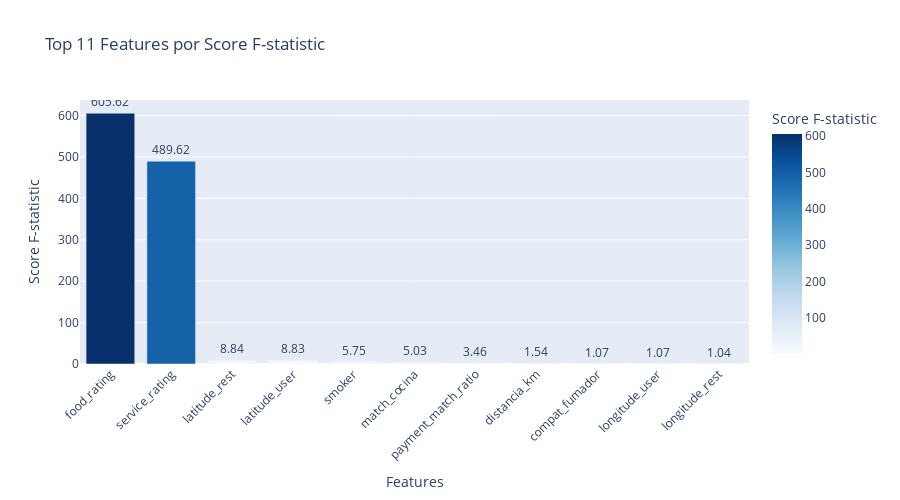

Notebook code cell kept with this figure:
### Code cell
# Preparar variables para SelectKBest
X = datos_escalados
y = datos_limpios['rating_category']

# Determinar k dinámicamente
n_features = X.shape[1]
k_optimo = min(10, n_features)  # Seleccionar top 10 o todas si hay menos

print(f"📊 Total de features disponibles: {n_features}")
print(f"📌 Seleccionando top {k_optimo} features\n")

# Usar f_classif porque rating_category es CATEGÓRICO
kb = SelectKBest(k=k_optimo, score_func=f_classif)
kb.fit(X, y)

# Obtener nombres de features seleccionadas
mejores_features = kb.get_feature_names_out()
print(f"✓ Mejores {len(mejores_features)} features seleccionadas:")
print(f"  {list(mejores_features)}\n")

# Crear DataFrame con scores de TODAS las features
scores = pd.DataFrame({
    'feature': X.columns,
    'score': kb.scores_,
    'p_value': kb.pvalues_
}).sort_values(by='score', ascending=False)

print("Top features por score F-statistic:")
print(scores.head(10).to_string(index=False))

# Visualizar scores con plotly
if n_features > 0:
    num_visualizar = min(20, n_features)
    top_scores = scores.head(num_visualizar)
    
    fig = px.bar(
        top_scores,
        x='feature',
        y='score',
        title=f'Top {num_visualizar} Features por Score F-statistic',
        labels={'feature': 'Features', 'score': 'Score F-statistic'},
        color='score',
        color_continuous_scale='blues',
        text='score'
    )
    
    fig.update_layout(
        xaxis_tickangle=-45,
        height=500,
        showlegend=False
    )
    
    fig.update_traces(texttemplate='%{text:.2f}', textposition='outside')
    
    fig.show()

### Figure 1 — Plotly figure (JSON) as saved in the notebook; plotly's stock layout.template omitted (floating-point values rounded to 4 significant figures)
{"data": [{"hovertemplate": "Features=%{x}<br>Score F-statistic=%{marker.color}<extra></extra>", "legendgroup": "", "marker": {"color": [605.6, 489.6, 8.842, 8.828, 5.75, 5.027, 3.456, 1.542, 1.07, 1.066, 1.036], "coloraxis": "coloraxis", "pattern": {"shape": ""}}, "name": "", "orientation": "v", "showlegend": false, "text": [605.6, 489.6, 8.842, 8.828, 5.75, 5.027, 3.456, 1.542, 1.07, 1.066, 1.036], "textposition": "outside", "texttemplate": "%{text:.2f}", "type": "bar", "x": ["food_rating", "service_rating", "latitude_rest", "latitude_user", "smoker", "match_cocina", "payment_match_ratio", "distancia_km", "compat_fumador", "longitude_user", "longitude_rest"], "xaxis": "x", "y": [605.6, 489.6, 8.842, 8.828, 5.75, 5.027, 3.456, 1.542, 1.07, 1.066, 1.036], "yaxis": "y"}], "layout": {"barmode": "relative", "coloraxis": {"colorbar": {"title": {"text": "Score F-statistic"}}, "colorscale": [[0, "rgb(247,251,255)"], [0.125, "rgb(222,235,247)"], [0.25, "rgb(198,219,239)"], [0.375, "rgb(158,202,225)"], [0.5, "rgb(107,174,214)"], [0.625, "rgb(66,146,198)"], [0.75, "rgb(33,113,181)"], [0.875, "rgb(8,81,156)"], [1, "rgb(8,48,107)"]]}, "height": 500, "legend": {"tracegroupgap": 0}, "showlegend": false, "title": {"text": "Top 11 Features por Score F-statistic"}, "xaxis": {"anchor": "y", "domain": [0, 1], "tickangle": -45, "title": {"text": "Features"}}, "yaxis": {"anchor": "x", "domain": [0, 1], "title": {"text": "Score F-statistic"}}}}
